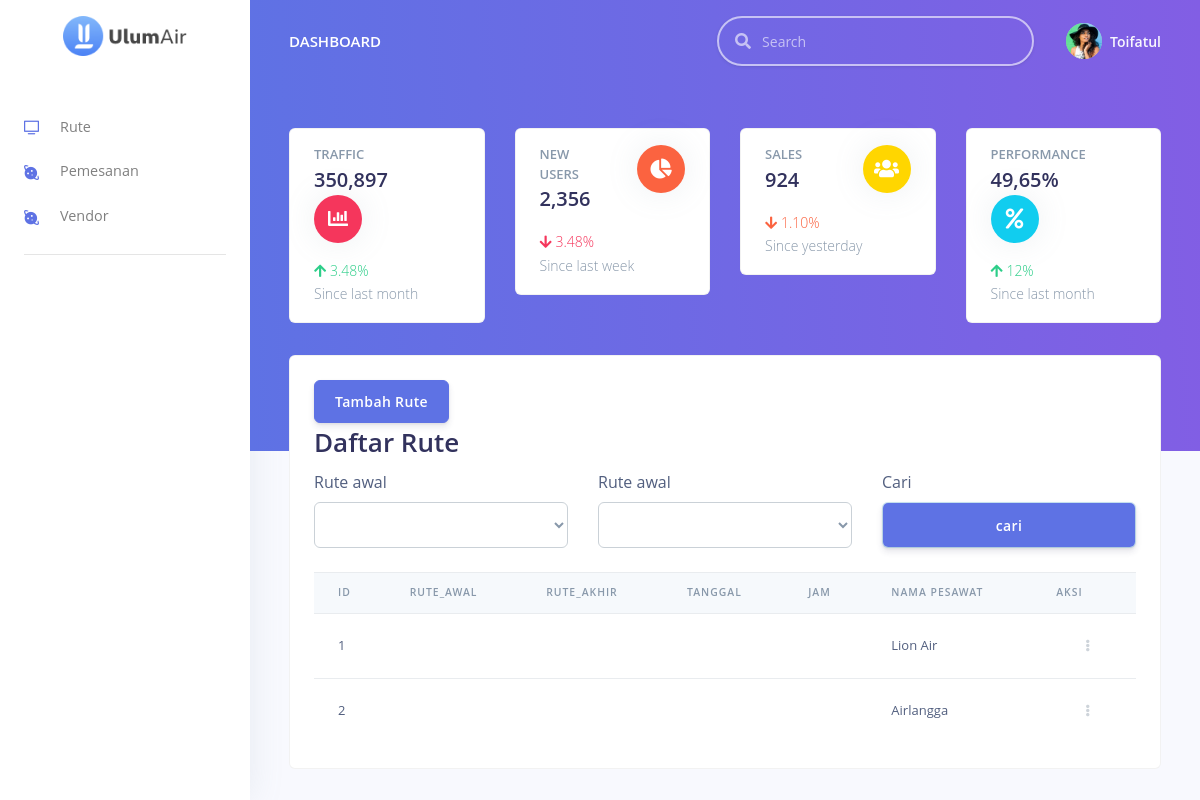
/index.php/admin, run on an earlier commit of the app's database.
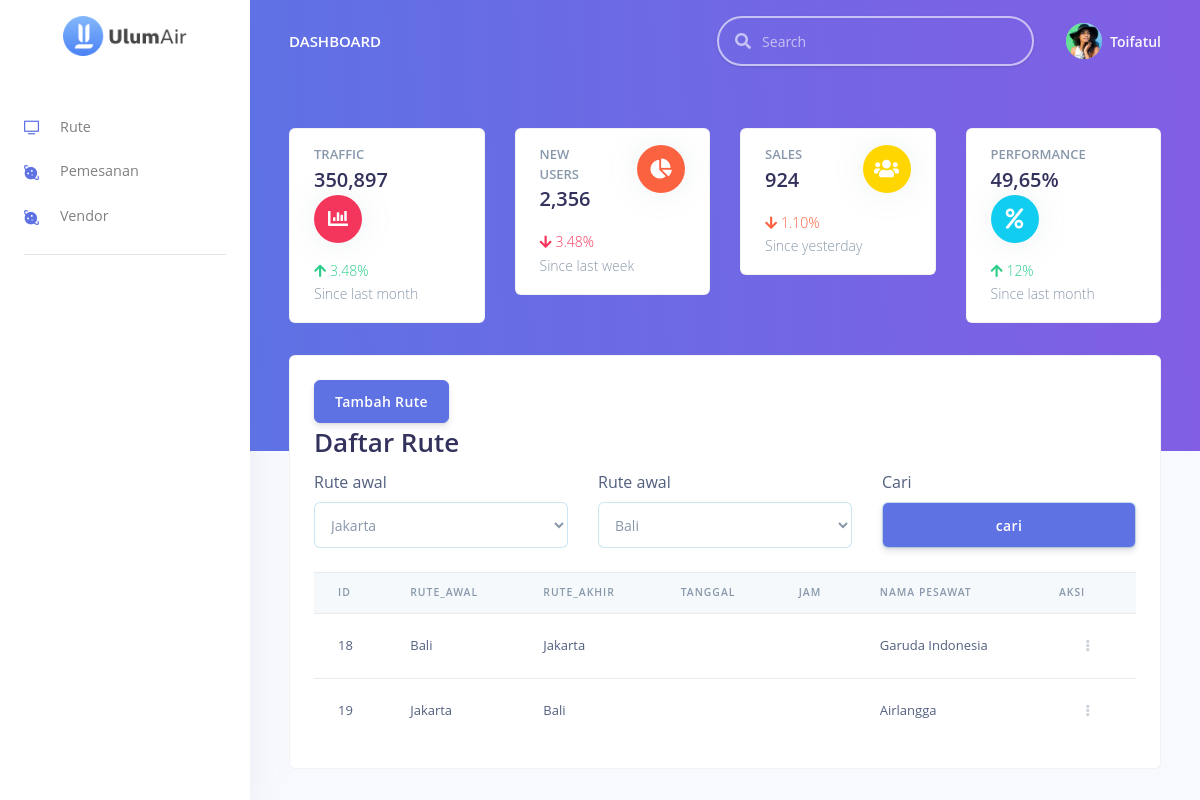
And on a later commit of the database.
### tables this page shows
CREATE TABLE `rute` (
  `id_rute` int(30) NOT NULL,
  `tujuan` varchar(50) NOT NULL,
  `rute_awal` int(50) NOT NULL,
  `rute_akhir` int(50) NOT NULL,
  `id_transportasi` int(30) NOT NULL
);

CREATE TABLE `type_transportasi` (
  `id_type_transportasi` int(30) NOT NULL,
  `nama_type` varchar(30) NOT NULL,
  `keterangan` varchar(200) NOT NULL,
  `harga_transportasi` int(11) NOT NULL
);

CREATE TABLE `daftar_kota` (
  `id_kota` int(11) NOT NULL,
  `nama_kota` varchar(100) NOT NULL,
  `kode_kota` varchar(10) NOT NULL,
  `bandara` varchar(100) NOT NULL
);

### application/controllers/Admin.php (called while the page is built, shortened)
<?php
class Admin extends CI_Controller {
	public function __construct()
	{
		$this->load->model("M_admin");
		$this->load->library('pagination');
		$this->load->library('session');
	}
	public function index(){
		     $config['base_url'] = site_url('admin/index');
        $config['total_rows'] = $this->db->count_all('rute');
        $config['per_page'] = 5;
        $config["uri_segment"] = 3;
        $choice = $config["total_rows"] / $config["per_page"];
        $config["num_links"] = floor($choice);
        $config['first_link']       = 'First';
        $config['last_link']        = 'Last';
        $config['next_link']        = 'Next';
        $config['prev_link']        = 'Prev';
        $config['full_tag_open']    = '<div class="pagging text-center"><nav><ul class="pagination justify-content-center">';
        $config['full_tag_close']   = '</ul></nav></div>';
        $config['num_tag_open']     = '<li class="page-item"><span class="page-link">';
        $config['num_tag_close']    = '</span></li>';
        $config['cur_tag_open']     = '<li class="page-item active"><span class="page-link">';
        $config['cur_tag_close']    = '<span class="sr-only">(current)</span></span></li>';
        $config['next_tag_open']    = '<li class="page-item"><span class="page-link">';
        $config['next_tagl_close']  = '<span aria-hidden="true">&raquo;</span></span></li>';
        $config['prev_tag_open']    = '<li class="page-item"><span class="page-link">';
        $config['prev_tagl_close']  = '</span>Next</li>';
        $config['first_tag_open']   = '<li class="page-item"><span class="page-link">';
        $config['first_tagl_close'] = '</span></li>';
        $config['last_tag_open']    = '<li class="page-item"><span class="page-link">';
        $config['last_tagl_close']  = '</span></li>';
        $this->pagination->initialize($config);
        $data['page'] = ($this->uri->segment(3)) ? $this->uri->segment(3) : 0;
        $data['pagination'] = $this->pagination->create_links();
        $search_rute_awal = $this->input->post('cari_rute_awal');
        $search_rute_akhir = $this->input->post('cari_rute_akhir');
        $data['vendor']=$this->M_admin->getVendor();
        $data['rute_awal']=$this->M_admin->getRute_awal();
        $data['rute_akhir']=$this->M_admin->getRute_akhir();
        $data['rute']=$this->M_admin->getAllRute($search_rute_awal,$search_rute_akhir,$config["per_page"], $data['page']);
        $script="";
        $data['script'] = $script;
        $this->load->view('admin/template/header');
        $this->load->view('admin/index',$data);
        $this->load->view('admin/template/footer',$data);
      }
      }

### index.php (called while the page is built, shortened)
<?php
require_once BASEPATH.'core/CodeIgniter.php';

### application/config/config.php (called while the page is built, shortened)
<?php
$config['base_url'] = 'http://localhost:8888/ukk/';
$config['index_page'] = "";
$config['uri_protocol']	= 'REQUEST_URI';
$config['url_suffix'] = '';
$config['language']	= 'english';
$config['charset'] = 'UTF-8';
$config['enable_hooks'] = FALSE;
$config['subclass_prefix'] = 'MY_';
$config['composer_autoload'] = FALSE;
$config['permitted_uri_chars'] = 'a-z 0-9~%.:_\-';
$config['enable_query_strings'] = FALSE;
$config['controller_trigger'] = 'c';
$config['function_trigger'] = 'm';
$config['directory_trigger'] = 'd';
$config['allow_get_array'] = TRUE;
$config['log_threshold'] = 0;
$config['log_path'] = '';
$config['log_file_extension'] = '';
$config['log_file_permissions'] = 0644;
$config['log_date_format'] = 'Y-m-d H:i:s';
$config['error_views_path'] = '';
$config['cache_path'] = '';
$config['cache_query_string'] = FALSE;
$config['encryption_key'] = '';
$config['sess_driver'] = 'files';
$config['sess_cookie_name'] = 'ci_session';
$config['sess_expiration'] = 7200;
$config['sess_save_path'] = NULL;
$config['sess_match_ip'] = FALSE;
$config['sess_time_to_update'] = 300;
$config['sess_regenerate_destroy'] = FALSE;
$config['cookie_prefix']	= '';
$config['cookie_domain']	= '';
$config['cookie_path']		= '/';
$config['cookie_secure']	= FALSE;
$config['cookie_httponly'] 	= FALSE;
$config['standardize_newlines'] = FALSE;
$config['global_xss_filtering'] = FALSE;
$config['csrf_protection'] = FALSE;
$config['csrf_token_name'] = 'csrf_test_name';
$config['csrf_cookie_name'] = 'csrf_cookie_name';
$config['csrf_expire'] = 7200;
$config['csrf_regenerate'] = TRUE;
$config['csrf_exclude_uris'] = array();
$config['compress_output'] = FALSE;
$config['time_reference'] = 'local';
$config['rewrite_short_tags'] = FALSE;
$config['proxy_ips'] = '';

### application/models/M_admin.php (called while the page is built, shortened)
<?php
class M_admin extends CI_Model {
	public function getAllRute($search_rute_awal,$search_rute_akhir,$limit,$start){
		if (empty($search_rute_awal)) {
			$this->db->select('*');
			$this->db->from('rute');
			$this->db->join('transportasi','transportasi.id_transportasi = rute.id_transportasi','left');
			$this->db->join('type_transportasi','transportasi.id_transportasi = type_transportasi.id_type_transportasi','full');
			$this->db->select('k1.nama_kota rute_awal,k2.nama_kota rute_akhir,k1.kode_kota rute_awal_kode,k2.kode_kota rute_akhir_kode,k1.bandara bandara_rute_awal,k2.bandara bandara_rute_akhir');
			$this->db->join('daftar_kota k1','rute.rute_awal = k1.id_kota','left');
			$this->db->join('daftar_kota k2','rute.rute_akhir = k2.id_kota','left');
			$this->db->order_by('id_rute','asc');
			$this->db->limit($limit, $start);
			return $this->db->get();
		}
	}
	public function getRute_awal(){
		$this->db->select('*');
		$this->db->from('daftar_kota');
		return $this->db->get();
	}
	public function getRute_akhir(){
		$this->db->select('*');
		$this->db->from('daftar_kota');
		$this->db->order_by('nama_kota ASC');
		return $this->db->get();
	}
	public function getVendor(){
		$this->db->select('*');
		$this->db->from('vendor');
		return $this->db->get();
	}
}

### application/views/admin/index.php (the view, shortened to what this page needs)
<div class="main-content">
	<nav class="navbar navbar-top navbar-expand-md navbar-dark" id="navbar-main">
		<div class="container-fluid">
			<a class="h4 mb-0 text-white text-uppercase d-none d-lg-inline-block" href="./index.html">Dashboard</a>
			<form class="navbar-search navbar-search-dark form-inline mr-3 d-none d-md-flex ml-lg-auto">
				<div class="form-group mb-0">
					<div class="input-group input-group-alternative">
						<div class="input-group-prepend">
							<span class="input-group-text"><i class="fas fa-search"></i></span>
						</div>
						<input class="form-control" placeholder="Search" type="text">
					</div>
				</div>
			</form>
			<ul class="navbar-nav align-items-center d-none d-md-flex">
				<li class="nav-item dropdown">
					<a class="nav-link pr-0" href="#" role="button" data-toggle="dropdown" aria-haspopup="true" aria-expanded="false">
						<div class="media align-items-center">
							<span class="avatar avatar-sm rounded-circle">
								<img alt="Image placeholder" src="<?php echo base_url() ?>assets/assets/img/theme/team-4-800x800.jpg">
							</span>
							<div class="media-body ml-2 d-none d-lg-block">
								<span class="mb-0 text-sm  font-weight-bold"><?php echo nama_ku ?></span>
							</div>
						</div>
					</a>
				</li>
			</ul>
		</div>
	</nav>
	<div class="header bg-gradient-primary pb-8 pt-5 pt-md-8">
		<div class="container-fluid">
			<div class="header-body">
				<div class="row">
					<div class="col-xl-3 col-lg-6">
						<div class="card card-stats mb-4 mb-xl-0">
							<div class="card-body">
								<div class="row">
									<div class="col">
										<h5 class="card-title text-uppercase text-muted mb-0">Traffic</h5>
										<span class="h2 font-weight-bold mb-0">350,897</span>
									</div>
									<div class="col-auto">
										<div class="icon icon-shape bg-danger text-white rounded-circle shadow">
											<i class="fas fa-chart-bar"></i>
										</div>
									</div>
								</div>
								<p class="mt-3 mb-0 text-muted text-sm">
									<span class="text-success mr-2"><i class="fa fa-arrow-up"></i> 3.48%</span>
									<span class="text-nowrap">Since last month</span>
								</p>
							</div>
						</div>
					</div>
					<div class="col-xl-3 col-lg-6">
						<div class="card card-stats mb-4 mb-xl-0">
							<div class="card-body">
								<div class="row">
									<div class="col">
										<h5 class="card-title text-uppercase text-muted mb-0">New users</h5>
										<span class="h2 font-weight-bold mb-0">2,356</span>
									</div>
									<div class="col-auto">
										<div class="icon icon-shape bg-warning text-white rounded-circle shadow">
											<i class="fas fa-chart-pie"></i>
										</div>
									</div>
								</div>
								<p class="mt-3 mb-0 text-muted text-sm">
									<span class="text-danger mr-2"><i class="fas fa-arrow-down"></i> 3.48%</span>
									<span class="text-nowrap">Since last week</span>
								</p>
							</div>
						</div>
					</div>
					<div class="col-xl-3 col-lg-6">
						<div class="card card-stats mb-4 mb-xl-0">
							<div class="card-body">
								<div class="row">
									<div class="col">
										<h5 class="card-title text-uppercase text-muted mb-0">Sales</h5>
										<span class="h2 font-weight-bold mb-0">924</span>
									</div>
									<div class="col-auto">
										<div class="icon icon-shape bg-yellow text-white rounded-circle shadow">
											<i class="fas fa-users"></i>
										</div>
									</div>
								</div>
								<p class="mt-3 mb-0 text-muted text-sm">
									<span class="text-warning mr-2"><i class="fas fa-arrow-down"></i> 1.10%</span>
									<span class="text-nowrap">Since yesterday</span>
								</p>
							</div>
						</div>
					</div>
					<div class="col-xl-3 col-lg-6">
						<div class="card card-stats mb-4 mb-xl-0">
							<div class="card-body">
								<div class="row">
									<div class="col">
										<h5 class="card-title text-uppercase text-muted mb-0">Performance</h5>
										<span class="h2 font-weight-bold mb-0">49,65%</span>
									</div>
									<div class="col-auto">
										<div class="icon icon-shape bg-info text-white rounded-circle shadow">
											<i class="fas fa-percent"></i>
										</div>
									</div>
								</div>
								<p class="mt-3 mb-0 text-muted text-sm">
									<span class="text-success mr-2"><i class="fas fa-arrow-up"></i> 12%</span>
									<span class="text-nowrap">Since last month</span>
								</p>
							</div>
						</div>
					</div>
				</div>
			</div>
		</div>
	</div>
	<div class="container-fluid mt--7">
		<div class="card">
			<div class="card-body">
				<div>
					<button type="button" class="btn btn-primary" data-toggle="modal" data-target="#exampleModal">
						Tambah Rute
					</button>
				</div>
				<h1 class="">Daftar Rute</h1>
				<form method="post" action="<?php echo base_url().'/admin/index/' ?>">
					<div class="row">
						<div class="col-lg-4">
							<div class="form-group">
								<label>Rute awal</label>
								<select class="form-control" name="cari_rute_awal">
									<?php foreach ($rute_awal->result() as $city) { ?>
										<option value="<?php echo $city->id_kota; ?>"><?php echo $city->nama_kota; ?></option>
									<?php } ?>
								</select>
							</div>
						</div>
						<div class="col-lg-4">
							<div class="form-group">
								<label>Rute awal</label>
								<select class="form-control" name="cari_rute_akhir">
									<?php foreach ($rute_akhir->result() as $city) { ?>
										<option value="<?php echo $city->id_kota; ?>"><?php echo $city->nama_kota; ?></option>
									<?php } ?>
								</select>
							</div>
						</div>
						<div class="col-lg-4">
							<div class="form-group">
								<label>Cari</label>
								<input class="form-control btn btn-primary" value="cari" type="submit" name="">
							</div>
						</div>
					</div>
				</form>
				<div class="table-responsive">
					<table class="table align-items-center">
						<thead class="thead-light">
							<tr>
								<th scope="col">id</th>
								<th scope="col">Rute_Awal</th>
								<th scope="col">Rute_Akhir</th>
								<th scope="col">Tanggal</th>
								<th scope="col">jam</th>
								<th scope="col">Nama Pesawat</th>
								<th scope="col">Aksi</th>
							</tr>
						</thead>
						<tbody>
							<?php foreach ($rute->result() as $key) { ?>
								<tr>
									<td><?php echo $key->id_rute ?></td>
									<td><?php echo $key->rute_awal ?></td>
									<td><?php echo $key->rute_akhir ?></td>
									<td><?php echo $key->hari ?></td>
									<td><?php echo $key->jam ?></td>
									<td><?php echo $key->nama_type ?></td>
<td class="text-right">
											<div class="dropdown">
												<a class="btn btn-sm btn-icon-only text-light" href="#" role="button" data-toggle="dropdown" aria-haspopup="true" aria-expanded="false">
													<i class="fas fa-ellipsis-v"></i>
												</a>
											</div>
										</td>
								</tr>
							<?php } ?>
						</tbody>
					</table>
				</div>
				<div class="row">
					<div class="col">
					</div>
				</div>
			</div>
		</div>
	</div>
</div>

### application/views/admin/template/header.php (shortened to what this page needs)
<!DOCTYPE html>
<html>
<head>
</head>
<body>
	<!DOCTYPE html>
	<html>
	<head>
		<link href="<?php echo base_url() ?>assets/assets/vendor/nucleo/css/nucleo.css" rel="stylesheet">
		<link href="<?php echo base_url() ?>assets/assets/vendor/@fortawesome/fontawesome-free/css/all.min.css" rel="stylesheet">
		<link type="text/css" href="<?php echo base_url() ?>assets/assets/css/argon.css?v=1.0.0" rel="stylesheet">
	</head>
	<body>
		<nav class="navbar navbar-vertical fixed-left navbar-expand-md navbar-light bg-white" id="sidenav-main">
			<div class="container-fluid">
				<a class="navbar-brand pt-0" href="./index.html">
					<img src="<?php echo base_url() ?>assets/img/logo.png" class="navbar-brand-img" alt="...">
				</a>
				<div class="collapse navbar-collapse" id="sidenav-collapse-main">
					<ul class="navbar-nav">
						<li class="nav-item">
							<a class="nav-link" href="<?php echo base_url() ?>admin/">
								<i class="ni ni-tv-2 text-primary"></i> Rute
							</a>
						</li>
						<li class="nav-item">
							<a class="nav-link" href="<?php echo base_url() ?>admin/pemesanan">
								<i class="ni ni-planet text-blue"></i> Pemesanan
							</a>
							<a class="nav-link" href="<?php echo base_url() ?>admin/vendor">
								<i class="ni ni-planet text-blue"></i> Vendor
							</a>
						</li>
					</ul>
					<hr class="my-3">
				</div>
			</div>
		</nav>

### application/views/admin/template/footer.php (shortened to what this page needs)
	</body>
	</html>
</body>
</html>

What changed in the data, as far as the page shows it:
removed rute: id_rute "1", type_transportasi.nama_type "Lion Air"
removed rute: id_rute "2", type_transportasi.nama_type "Airlangga"
added rute: id_rute "18", rute_awal.nama_kota "Bali", rute_akhir.nama_kota "Jakarta", type_transportasi.nama_type "Garuda Indonesia"
added rute: id_rute "19", rute_awal.nama_kota "Jakarta", rute_akhir.nama_kota "Bali", type_transportasi.nama_type "Airlangga"
Also different on the page:
form field cari_rute_awal: (not shown) → "Jakarta"
form field cari_rute_akhir: (not shown) → "Bali"
